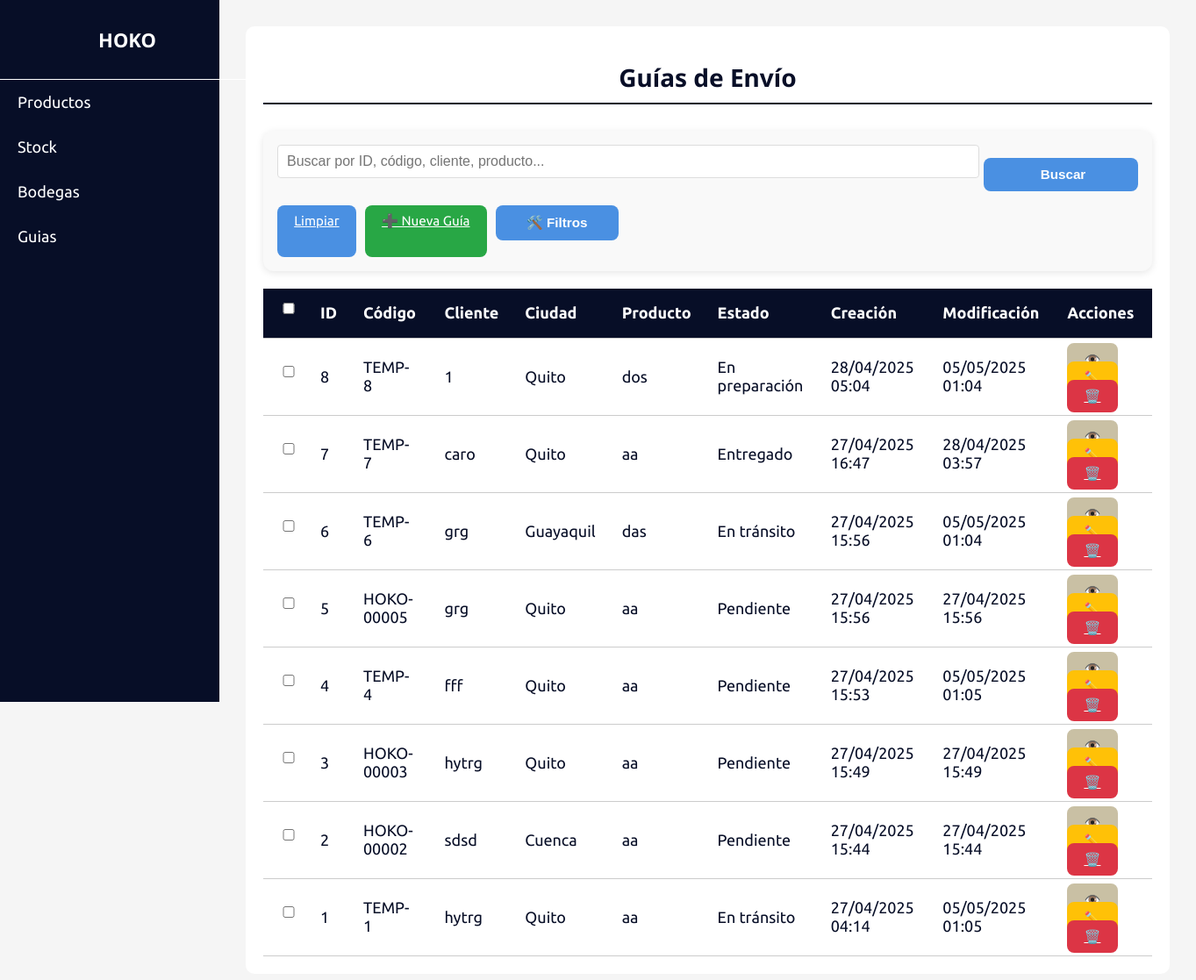
/guias/, run on an earlier commit of the app's database.
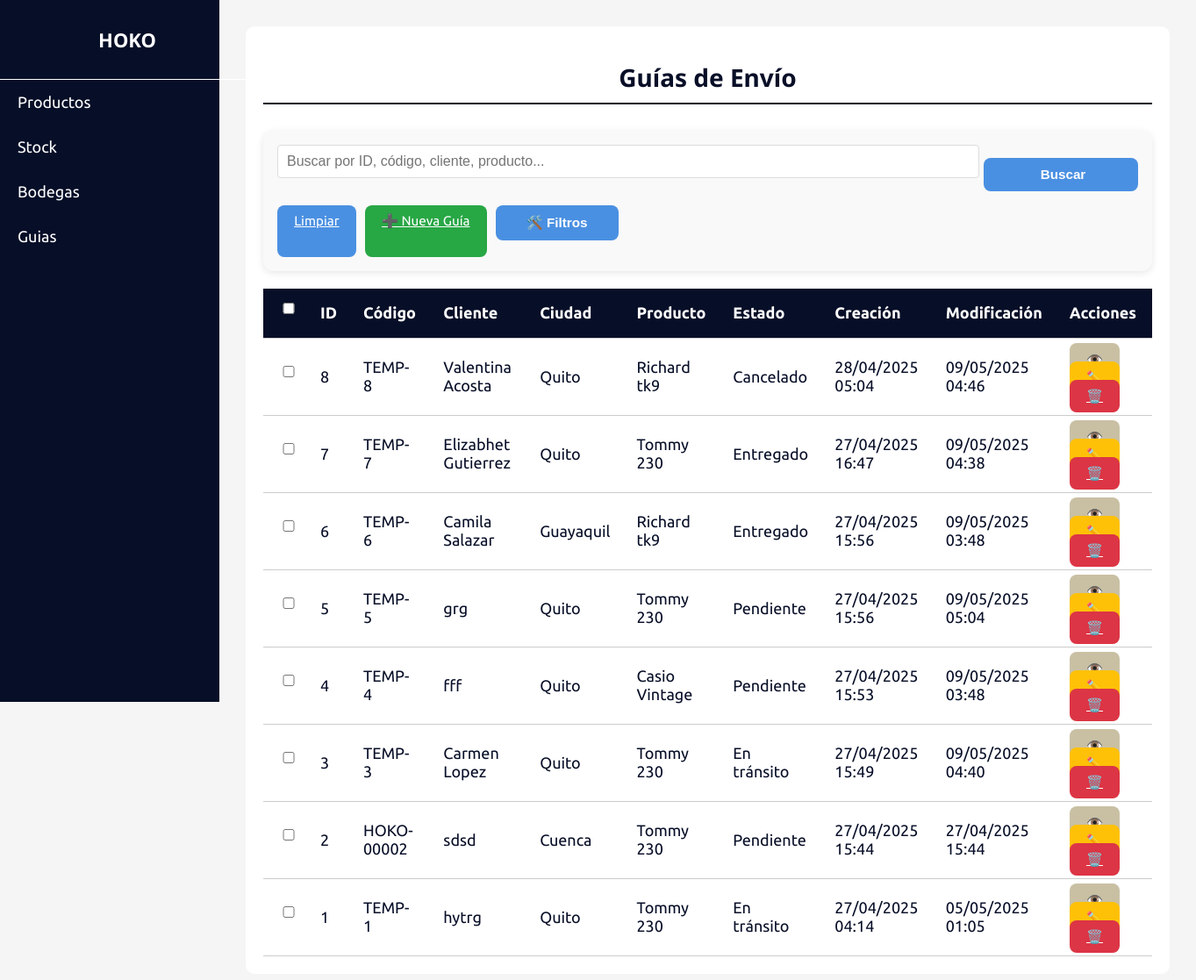
And on a later commit of the database.
### envios/models.py (models this page shows, shortened)
class GuiaEnvio(models.Model):
    ESTADO_CHOICES = [
        ('pendiente', 'Pendiente'),
        ('preparacion', 'En preparación'),
        ('transito', 'En tránsito'),
        ('entregado', 'Entregado'),
        ('cancelado', 'Cancelado'),
    ]
    CIUDAD_CHOICES = [
        ('Guayaquil', 'Guayaquil'),
        ('Quito', 'Quito'),
    ]
    cliente_nombre = models.CharField(max_length=100)
    cliente_telefono = models.CharField(max_length=20)
    cliente_ciudad = models.CharField(
        max_length=50,
        choices=CIUDAD_CHOICES,
        verbose_name='Ciudad'
    )
    cliente_direccion = models.TextField()
    cliente_direccion2 = models.TextField(blank=True, null=True)
    producto = models.ForeignKey(Producto, on_delete=models.PROTECT, related_name='guias')
    cantidad = models.PositiveIntegerField(default=1)
    contenido = models.CharField(max_length=100, blank=True, null=True)
    observaciones = models.TextField(blank=True, null=True)
    estado = models.CharField(max_length=20, choices=ESTADO_CHOICES, default='pendiente')
    codigo_seguimiento = models.CharField(max_length=20, unique=True, blank=True)
    fecha_creacion = models.DateTimeField(auto_now_add=True, verbose_name="Fecha y hora de creación")
    fecha_actualizacion = models.DateTimeField(auto_now=True, verbose_name="Fecha y hora de modificación")
    class Meta:
        ordering = ['-fecha_creacion']
        verbose_name = 'Guía de Envío'
        verbose_name_plural = 'Guías de Envío'

class Producto(models.Model):
    nombre = models.CharField(max_length=100)
    referencia = models.CharField(max_length=50, blank=True, null=True)
    imagen = models.ImageField(upload_to='productos/', blank=True, null=True)
    costo = models.DecimalField(max_digits=10, decimal_places=2, default=Decimal('0.00'))
    precio = models.DecimalField(max_digits=10, decimal_places=2, default=Decimal('0.00'))

### envios/views.py (the view)
# urls.py: path('guias/', views.listar_guias, name='listar_guias'),
def listar_guias(request):
    guias = GuiaEnvio.objects.select_related('producto').all().order_by('-fecha_creacion')
    estado = request.GET.get('estado', '')
    ciudad = request.GET.get('ciudad', '')
    search_query = request.GET.get('search', '').strip()
    if estado:
        guias = guias.filter(estado=estado)
    if ciudad:
        guias = guias.filter(cliente_ciudad=ciudad)
    if search_query:
        guias = guias.filter(
            Q(cliente_nombre__icontains=search_query) |
            Q(codigo_seguimiento__icontains=search_query) |
            Q(producto__nombre__icontains=search_query)
        )
    ciudades = set(GuiaEnvio.objects.values_list('cliente_ciudad', flat=True).distinct())
    ciudades_choices = [(ciudad, ciudad) for ciudad in ciudades]
    return render(request, 'guias/listar_guias.html', {
        'guias': guias,
        'estados': GuiaEnvio.ESTADO_CHOICES,
        'ciudades': sorted(ciudades_choices, key=lambda x: x[1]),
        'estado_selected': estado,
        'ciudad_selected': ciudad,
        'search_query': search_query,
    })

### templates/guias/listar_guias.html (shortened to what this page needs)
{% extends 'base.html' %}
{% block content %}
<div class="products-container">
    <h1>Guías de Envío</h1>
    <div class="products-actions">
        <form method="get" id="search-form" class="search-form" style="display: flex; flex-grow: 1; align-items: center; gap: 5px;">
            <input type="text" name="search" id="search-input"
                   placeholder="Buscar por ID, código, cliente, producto..."
                   class="search-form-input"
                   value="{{ request.GET.search }}"
                   style="flex-grow: 1; min-width: 800px; height: 38px; padding: 0 10px; border: 1px solid #ddd; border-radius: 4px;">
            <button type="submit" class="btn search-form-btn" style="height: 38px; padding: 0 15px; white-space: nowrap;">
                 Buscar
            </button>
        </form>
        <div class="action-buttons">
            <a href="{% url 'listar_guias' %}" class="btn btn-secondary">
                 Limpiar
            </a>
            <a href="{% url 'crear_guia' %}" class="btn crear">➕ Nueva Guía</a>
            <div class="popover-container">
                <button type="button" class="popover-toggle btn" id="togglePopover">🛠️ Filtros</button>
            </div>
        </div>
    </div>
    <div class="table-wrapper">
        <table class="products-table" id="guias-table">
            <thead>
                <tr>
                    <th><input type="checkbox" id="select-all"></th>
                    <th>ID</th>
                    <th>Código</th>
                    <th>Cliente</th>
                    <th>Ciudad</th>
                    <th>Producto</th>
                    <th>Estado</th>
                    <th>Creación</th>
                    <th>Modificación</th>
                    <th>Acciones</th>
                </tr>
            </thead>
            <tbody>
                {% for guia in guias %}
                <tr data-id="{{ guia.id }}"
                    data-codigo="{{ guia.codigo_seguimiento|lower }}"
                    data-cliente="{{ guia.cliente_nombre|lower }}"
                    data-producto="{{ guia.producto.nombre|lower }}"
                    data-ciudad="{{ guia.cliente_ciudad|lower }}"
                    data-estado="{{ guia.estado }}">
                    <td><input type="checkbox" class="select-row" data-id="{{ guia.id }}"></td>
                    <td>{{ guia.id }}</td>
                    <td>{{ guia.codigo_seguimiento }}</td>
                    <td>{{ guia.cliente_nombre }}</td>
                    <td>{{ guia.cliente_ciudad }}</td>
                    <td>{{ guia.producto.nombre }}</td>
                    <td>
                        <span class="badge
                            {% if guia.estado == 'entregado' %}badge-success
                            {% elif guia.estado == 'cancelado' %}badge-danger
                            {% else %}badge-warning{% endif %}">
                            {{ guia.get_estado_display }}
                        </span>
                    </td>
                    <td>{{ guia.fecha_creacion|date:"d/m/Y H:i" }}</td>
                    <td>{{ guia.fecha_actualizacion|date:"d/m/Y H:i" }}</td>
                    <td>
                        <a href="{% url 'ver_guia' guia.id %}" class="btn ver">👁️</a>
                        <a href="{% url 'editar_guia' guia.id %}" class="btn editar">✏️</a>
                        <a href="{% url 'eliminar_guia' guia.id %}" class="btn eliminar">🗑️</a>
                    </td>
                </tr>
                {% empty %}
                <tr>
                    <td colspan="10" class="text-center">No hay guías registradas</td>
                </tr>
                {% endfor %}
            </tbody>
        </table>
    </div>
</div>
{% endblock %}

What changed in the data, as far as the page shows it:
changed GuiaEnvio "TEMP-8": cliente_nombre "1" → "Valentina Acosta"; producto.nombre "dos" → "Richard tk9"; estado "En preparación" → "Cancelado"; fecha_actualizacion "05/05/2025 01:04" → "09/05/2025 04:46"
changed GuiaEnvio "TEMP-7": cliente_nombre "caro" → "Elizabhet Gutierrez"; producto.nombre "aa" → "Tommy 230"; fecha_actualizacion "28/04/2025 03:57" → "09/05/2025 04:38"
changed GuiaEnvio "TEMP-6": cliente_nombre "grg" → "Camila Salazar"; producto.nombre "das" → "Richard tk9"; estado "En tránsito" → "Entregado"; fecha_actualizacion "05/05/2025 01:04" → "09/05/2025 03:48"
changed GuiaEnvio "grg": codigo_seguimiento "HOKO-00005" → "TEMP-5"; producto.nombre "aa" → "Tommy 230"; fecha_actualizacion "27/04/2025 15:56" → "09/05/2025 05:04"
changed GuiaEnvio "TEMP-4": producto.nombre "aa" → "Casio Vintage"; fecha_actualizacion "05/05/2025 01:05" → "09/05/2025 03:48"
changed GuiaEnvio id 3: codigo_seguimiento "HOKO-00003" → "TEMP-3"; cliente_nombre "hytrg" → "Carmen Lopez"; producto.nombre "aa" → "Tommy 230"; estado "Pendiente" → "En tránsito"; fecha_actualizacion "27/04/2025 15:49" → "09/05/2025 04:40"
changed through a linked row, GuiaEnvio "HOKO-00002": producto.nombre "aa" → "Tommy 230"
changed through a linked row, GuiaEnvio "TEMP-1": producto.nombre "aa" → "Tommy 230"
